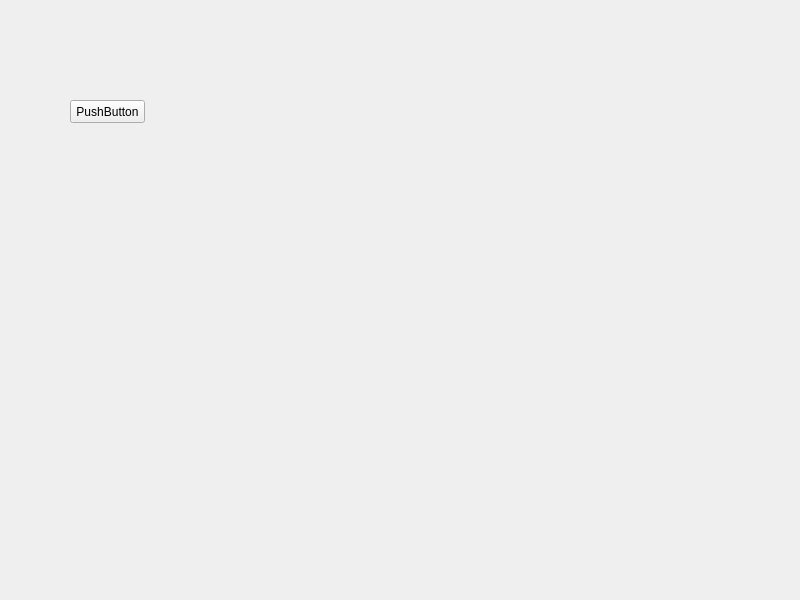
<?xml version="1.0" encoding="UTF-8"?>
<ui version="4.0">
 <class>Widget</class>
 <widget class="QWidget" name="Widget">
  <property name="geometry">
   <rect>
    <x>0</x>
    <y>0</y>
    <width>800</width>
    <height>600</height>
   </rect>
  </property>
  <property name="windowTitle">
   <string>Widget</string>
  </property>
  <widget class="QPushButton" name="pushButton">
   <property name="geometry">
    <rect>
     <x>70</x>
     <y>100</y>
     <width>75</width>
     <height>23</height>
    </rect>
   </property>
   <property name="text">
    <string>PushButton</string>
   </property>
  </widget>
  <widget class="QWidget" name="widget" native="true">
   <property name="geometry">
    <rect>
     <x>250</x>
     <y>70</y>
     <width>461</width>
     <height>461</height>
    </rect>
   </property>
  </widget>
 </widget>
 <resources/>
 <connections/>
</ui>
